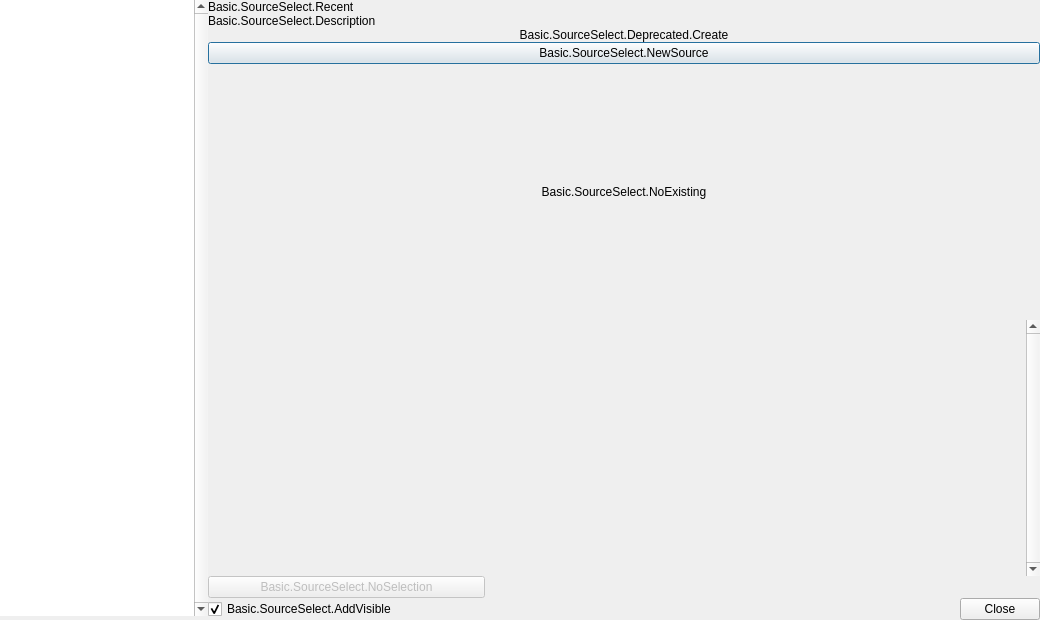
<?xml version="1.0" encoding="UTF-8"?>
<ui version="4.0">
 <class>OBSBasicSourceSelect</class>
 <widget class="QDialog" name="OBSBasicSourceSelect">
  <property name="windowModality">
   <enum>Qt::NonModal</enum>
  </property>
  <property name="geometry">
   <rect>
    <x>0</x>
    <y>0</y>
    <width>1040</width>
    <height>620</height>
   </rect>
  </property>
  <property name="sizePolicy">
   <sizepolicy hsizetype="Fixed" vsizetype="Preferred">
    <horstretch>0</horstretch>
    <verstretch>0</verstretch>
   </sizepolicy>
  </property>
  <property name="maximumSize">
   <size>
    <width>16777215</width>
    <height>1000</height>
   </size>
  </property>
  <property name="windowTitle">
   <string>Basic.SourceSelect</string>
  </property>
  <property name="class" stdset="0">
   <string/>
  </property>
  <layout class="QVBoxLayout" name="verticalLayout_7">
   <property name="spacing">
    <number>0</number>
   </property>
   <property name="leftMargin">
    <number>0</number>
   </property>
   <property name="topMargin">
    <number>0</number>
   </property>
   <property name="rightMargin">
    <number>0</number>
   </property>
   <property name="bottomMargin">
    <number>0</number>
   </property>
   <item>
    <widget class="QFrame" name="dialogInner">
     <property name="sizePolicy">
      <sizepolicy hsizetype="Minimum" vsizetype="Preferred">
       <horstretch>0</horstretch>
       <verstretch>0</verstretch>
      </sizepolicy>
     </property>
     <property name="frameShape">
      <enum>QFrame::NoFrame</enum>
     </property>
     <property name="frameShadow">
      <enum>QFrame::Plain</enum>
     </property>
     <property name="lineWidth">
      <number>0</number>
     </property>
     <property name="class" stdset="0">
      <string>dialog-container</string>
     </property>
     <layout class="QHBoxLayout" name="horizontalLayout" stretch="1,4">
      <property name="spacing">
       <number>0</number>
      </property>
      <property name="leftMargin">
       <number>0</number>
      </property>
      <property name="topMargin">
       <number>0</number>
      </property>
      <property name="rightMargin">
       <number>0</number>
      </property>
      <property name="bottomMargin">
       <number>0</number>
      </property>
      <item>
       <widget class="QFrame" name="selectTypeFrame">
        <property name="enabled">
         <bool>true</bool>
        </property>
        <property name="sizePolicy">
         <sizepolicy hsizetype="Minimum" vsizetype="Expanding">
          <horstretch>0</horstretch>
          <verstretch>0</verstretch>
         </sizepolicy>
        </property>
        <property name="accessibleName">
         <string>Basic.SourceSelect.SelectType</string>
        </property>
        <property name="frameShape">
         <enum>QFrame::NoFrame</enum>
        </property>
        <property name="frameShadow">
         <enum>QFrame::Plain</enum>
        </property>
        <property name="lineWidth">
         <number>0</number>
        </property>
        <property name="class" stdset="0">
         <string>dialog-frame</string>
        </property>
        <layout class="QVBoxLayout" name="verticalLayout">
         <property name="spacing">
          <number>0</number>
         </property>
         <property name="leftMargin">
          <number>0</number>
         </property>
         <property name="topMargin">
          <number>0</number>
         </property>
         <property name="rightMargin">
          <number>0</number>
         </property>
         <property name="bottomMargin">
          <number>0</number>
         </property>
         <item>
          <widget class="QListWidget" name="sourceTypeList">
           <property name="sizePolicy">
            <sizepolicy hsizetype="Minimum" vsizetype="Expanding">
             <horstretch>0</horstretch>
             <verstretch>0</verstretch>
            </sizepolicy>
           </property>
           <property name="minimumSize">
            <size>
             <width>0</width>
             <height>460</height>
            </size>
           </property>
           <property name="accessibleName">
            <string>Basic.SourceSelect.SelectType</string>
           </property>
           <property name="frameShape">
            <enum>QFrame::NoFrame</enum>
           </property>
           <property name="frameShadow">
            <enum>QFrame::Plain</enum>
           </property>
           <property name="lineWidth">
            <number>0</number>
           </property>
           <property name="verticalScrollBarPolicy">
            <enum>Qt::ScrollBarAlwaysOn</enum>
           </property>
           <property name="horizontalScrollBarPolicy">
            <enum>Qt::ScrollBarAlwaysOff</enum>
           </property>
           <property name="sizeAdjustPolicy">
            <enum>QAbstractScrollArea::AdjustToContentsOnFirstShow</enum>
           </property>
           <property name="editTriggers">
            <set>QAbstractItemView::NoEditTriggers</set>
           </property>
           <property name="showDropIndicator" stdset="0">
            <bool>false</bool>
           </property>
           <property name="verticalScrollMode">
            <enum>QAbstractItemView::ScrollPerPixel</enum>
           </property>
           <property name="horizontalScrollMode">
            <enum>QAbstractItemView::ScrollPerPixel</enum>
           </property>
           <property name="resizeMode">
            <enum>QListView::Adjust</enum>
           </property>
           <property name="class" stdset="0">
            <string/>
           </property>
          </widget>
         </item>
         <item>
          <spacer name="verticalSpacer_2">
           <property name="orientation">
            <enum>Qt::Vertical</enum>
           </property>
           <property name="sizeType">
            <enum>QSizePolicy::Minimum</enum>
           </property>
           <property name="sizeHint" stdset="0">
            <size>
             <width>17</width>
             <height>4</height>
            </size>
           </property>
          </spacer>
         </item>
        </layout>
       </widget>
      </item>
      <item>
       <widget class="QFrame" name="sourcesFrame">
        <property name="frameShape">
         <enum>QFrame::NoFrame</enum>
        </property>
        <property name="frameShadow">
         <enum>QFrame::Plain</enum>
        </property>
        <property name="lineWidth">
         <number>0</number>
        </property>
        <property name="class" stdset="0">
         <string/>
        </property>
        <layout class="QVBoxLayout" name="verticalLayout_8" stretch="0,0">
         <property name="spacing">
          <number>0</number>
         </property>
         <property name="leftMargin">
          <number>0</number>
         </property>
         <property name="topMargin">
          <number>0</number>
         </property>
         <property name="rightMargin">
          <number>0</number>
         </property>
         <property name="bottomMargin">
          <number>0</number>
         </property>
         <item>
          <widget class="QFrame" name="selectSourceContainer">
           <property name="frameShape">
            <enum>QFrame::NoFrame</enum>
           </property>
           <property name="frameShadow">
            <enum>QFrame::Plain</enum>
           </property>
           <property name="lineWidth">
            <number>0</number>
           </property>
           <property name="class" stdset="0">
            <string>dialog-container</string>
           </property>
           <layout class="QVBoxLayout" name="verticalLayout_2">
            <property name="spacing">
             <number>0</number>
            </property>
            <property name="leftMargin">
             <number>0</number>
            </property>
            <property name="topMargin">
             <number>0</number>
            </property>
            <property name="rightMargin">
             <number>0</number>
            </property>
            <property name="bottomMargin">
             <number>0</number>
            </property>
            <item>
             <widget class="QLabel" name="sourceSelectTitle">
              <property name="text">
               <string>Basic.SourceSelect.Recent</string>
              </property>
              <property name="class" stdset="0">
               <string>text-title</string>
              </property>
             </widget>
            </item>
            <item>
             <widget class="QLabel" name="sourceSelectDescription">
              <property name="text">
               <string>Basic.SourceSelect.Description</string>
              </property>
              <property name="class" stdset="0">
               <string>text-small text-muted margin-y</string>
              </property>
             </widget>
            </item>
            <item>
             <widget class="QFrame" name="deprecatedFrame">
              <property name="frameShape">
               <enum>QFrame::NoFrame</enum>
              </property>
              <property name="frameShadow">
               <enum>QFrame::Plain</enum>
              </property>
              <property name="lineWidth">
               <number>0</number>
              </property>
              <property name="class" stdset="0">
               <string>frame-notice</string>
              </property>
              <layout class="QVBoxLayout" name="verticalLayout_3">
               <property name="spacing">
                <number>0</number>
               </property>
               <property name="leftMargin">
                <number>0</number>
               </property>
               <property name="topMargin">
                <number>0</number>
               </property>
               <property name="rightMargin">
                <number>0</number>
               </property>
               <property name="bottomMargin">
                <number>0</number>
               </property>
               <item>
                <widget class="QLabel" name="deprecatedCreateLabel">
                 <property name="sizePolicy">
                  <sizepolicy hsizetype="MinimumExpanding" vsizetype="Maximum">
                   <horstretch>0</horstretch>
                   <verstretch>0</verstretch>
                  </sizepolicy>
                 </property>
                 <property name="frameShape">
                  <enum>QFrame::NoFrame</enum>
                 </property>
                 <property name="frameShadow">
                  <enum>QFrame::Plain</enum>
                 </property>
                 <property name="lineWidth">
                  <number>0</number>
                 </property>
                 <property name="text">
                  <string>Basic.SourceSelect.Deprecated.Create</string>
                 </property>
                 <property name="alignment">
                  <set>Qt::AlignCenter</set>
                 </property>
                </widget>
               </item>
              </layout>
             </widget>
            </item>
            <item>
             <widget class="QFrame" name="selectSourceFrame">
              <property name="accessibleName">
               <string>Basic.SourceSelect.AddExisting</string>
              </property>
              <property name="frameShadow">
               <enum>QFrame::Plain</enum>
              </property>
              <property name="lineWidth">
               <number>0</number>
              </property>
              <property name="class" stdset="0">
               <string>dialog-container dialog-frame</string>
              </property>
              <layout class="QVBoxLayout" name="verticalLayout_6">
               <property name="spacing">
                <number>0</number>
               </property>
               <property name="leftMargin">
                <number>0</number>
               </property>
               <property name="topMargin">
                <number>0</number>
               </property>
               <property name="rightMargin">
                <number>0</number>
               </property>
               <property name="bottomMargin">
                <number>0</number>
               </property>
               <item>
                <widget class="QPushButton" name="createNewSource">
                 <property name="sizePolicy">
                  <sizepolicy hsizetype="MinimumExpanding" vsizetype="Fixed">
                   <horstretch>0</horstretch>
                   <verstretch>0</verstretch>
                  </sizepolicy>
                 </property>
                 <property name="cursor">
                  <cursorShape>PointingHandCursor</cursorShape>
                 </property>
                 <property name="text">
                  <string>Basic.SourceSelect.NewSource</string>
                 </property>
                 <property name="class" stdset="0">
                  <string>btn-create-new</string>
                 </property>
                </widget>
               </item>
               <item>
                <widget class="QLabel" name="noExistingLabel">
                 <property name="sizePolicy">
                  <sizepolicy hsizetype="Preferred" vsizetype="MinimumExpanding">
                   <horstretch>0</horstretch>
                   <verstretch>0</verstretch>
                  </sizepolicy>
                 </property>
                 <property name="text">
                  <string>Basic.SourceSelect.NoExisting</string>
                 </property>
                 <property name="alignment">
                  <set>Qt::AlignCenter</set>
                 </property>
                 <property name="class" stdset="0">
                  <string>text-muted</string>
                 </property>
                </widget>
               </item>
               <item>
                <widget class="QScrollArea" name="existingScrollArea">
                 <property name="focusPolicy">
                  <enum>Qt::NoFocus</enum>
                 </property>
                 <property name="frameShape">
                  <enum>QFrame::NoFrame</enum>
                 </property>
                 <property name="frameShadow">
                  <enum>QFrame::Plain</enum>
                 </property>
                 <property name="lineWidth">
                  <number>0</number>
                 </property>
                 <property name="verticalScrollBarPolicy">
                  <enum>Qt::ScrollBarAlwaysOn</enum>
                 </property>
                 <property name="horizontalScrollBarPolicy">
                  <enum>Qt::ScrollBarAlwaysOff</enum>
                 </property>
                 <property name="sizeAdjustPolicy">
                  <enum>QAbstractScrollArea::AdjustToContents</enum>
                 </property>
                 <property name="widgetResizable">
                  <bool>true</bool>
                 </property>
                 <widget class="QWidget" name="existingScrollContents">
                  <property name="geometry">
                   <rect>
                    <x>0</x>
                    <y>0</y>
                    <width>819</width>
                    <height>250</height>
                   </rect>
                  </property>
                  <property name="autoFillBackground">
                   <bool>true</bool>
                  </property>
                  <layout class="QVBoxLayout" name="verticalLayout_4">
                   <property name="spacing">
                    <number>0</number>
                   </property>
                   <property name="leftMargin">
                    <number>0</number>
                   </property>
                   <property name="topMargin">
                    <number>0</number>
                   </property>
                   <property name="rightMargin">
                    <number>0</number>
                   </property>
                   <property name="bottomMargin">
                    <number>0</number>
                   </property>
                   <item>
                    <widget class="FlowFrame" name="existingListFrame">
                     <property name="frameShape">
                      <enum>QFrame::NoFrame</enum>
                     </property>
                     <property name="frameShadow">
                      <enum>QFrame::Plain</enum>
                     </property>
                     <property name="lineWidth">
                      <number>0</number>
                     </property>
                    </widget>
                   </item>
                   <item>
                    <spacer name="verticalSpacer">
                     <property name="orientation">
                      <enum>Qt::Vertical</enum>
                     </property>
                     <property name="sizeHint" stdset="0">
                      <size>
                       <width>20</width>
                       <height>10</height>
                      </size>
                     </property>
                    </spacer>
                   </item>
                  </layout>
                 </widget>
                </widget>
               </item>
               <item>
                <widget class="QWidget" name="addExistingContainer">
                 <property name="minimumSize">
                  <size>
                   <width>0</width>
                   <height>0</height>
                  </size>
                 </property>
                 <layout class="QHBoxLayout" name="horizontalLayout_4">
                  <property name="leftMargin">
                   <number>0</number>
                  </property>
                  <property name="topMargin">
                   <number>0</number>
                  </property>
                  <property name="rightMargin">
                   <number>0</number>
                  </property>
                  <property name="bottomMargin">
                   <number>0</number>
                  </property>
                  <item>
                   <widget class="QPushButton" name="addExistingButton">
                    <property name="enabled">
                     <bool>false</bool>
                    </property>
                    <property name="sizePolicy">
                     <sizepolicy hsizetype="MinimumExpanding" vsizetype="Fixed">
                      <horstretch>0</horstretch>
                      <verstretch>0</verstretch>
                     </sizepolicy>
                    </property>
                    <property name="text">
                     <string>Basic.SourceSelect.NoSelection</string>
                    </property>
                    <property name="class" stdset="0">
                     <string>button-primary</string>
                    </property>
                   </widget>
                  </item>
                  <item>
                   <spacer name="horizontalSpacer_4">
                    <property name="orientation">
                     <enum>Qt::Horizontal</enum>
                    </property>
                    <property name="sizeHint" stdset="0">
                     <size>
                      <width>40</width>
                      <height>10</height>
                     </size>
                    </property>
                   </spacer>
                  </item>
                  <item>
                   <spacer name="horizontalSpacer_3">
                    <property name="orientation">
                     <enum>Qt::Horizontal</enum>
                    </property>
                    <property name="sizeHint" stdset="0">
                     <size>
                      <width>259</width>
                      <height>10</height>
                     </size>
                    </property>
                   </spacer>
                  </item>
                 </layout>
                </widget>
               </item>
              </layout>
             </widget>
            </item>
           </layout>
          </widget>
         </item>
         <item>
          <widget class="QFrame" name="footer">
           <property name="frameShape">
            <enum>QFrame::NoFrame</enum>
           </property>
           <property name="frameShadow">
            <enum>QFrame::Plain</enum>
           </property>
           <property name="lineWidth">
            <number>0</number>
           </property>
           <property name="class" stdset="0">
            <string>dialog-container</string>
           </property>
           <layout class="QHBoxLayout" name="horizontalLayout_2">
            <property name="spacing">
             <number>0</number>
            </property>
            <property name="leftMargin">
             <number>0</number>
            </property>
            <property name="topMargin">
             <number>0</number>
            </property>
            <property name="rightMargin">
             <number>0</number>
            </property>
            <property name="bottomMargin">
             <number>0</number>
            </property>
            <item>
             <widget class="QCheckBox" name="sourceVisible">
              <property name="text">
               <string>Basic.SourceSelect.AddVisible</string>
              </property>
              <property name="checked">
               <bool>true</bool>
              </property>
             </widget>
            </item>
            <item>
             <spacer name="horizontalSpacer_2">
              <property name="orientation">
               <enum>Qt::Horizontal</enum>
              </property>
              <property name="sizeHint" stdset="0">
               <size>
                <width>40</width>
                <height>20</height>
               </size>
              </property>
             </spacer>
            </item>
            <item>
             <widget class="QDialogButtonBox" name="buttonBox">
              <property name="sizePolicy">
               <sizepolicy hsizetype="Fixed" vsizetype="Fixed">
                <horstretch>0</horstretch>
                <verstretch>0</verstretch>
               </sizepolicy>
              </property>
              <property name="standardButtons">
               <set>QDialogButtonBox::Close</set>
              </property>
              <property name="centerButtons">
               <bool>false</bool>
              </property>
             </widget>
            </item>
           </layout>
          </widget>
         </item>
        </layout>
       </widget>
      </item>
     </layout>
    </widget>
   </item>
  </layout>
 </widget>
 <customwidgets>
  <customwidget>
   <class>FlowFrame</class>
   <extends>QFrame</extends>
   <header>components/FlowFrame.hpp</header>
   <container>1</container>
  </customwidget>
 </customwidgets>
 <tabstops>
  <tabstop>sourceTypeList</tabstop>
  <tabstop>sourceVisible</tabstop>
 </tabstops>
 <resources>
  <include location="obs.qrc"/>
 </resources>
 <connections/>
</ui>
